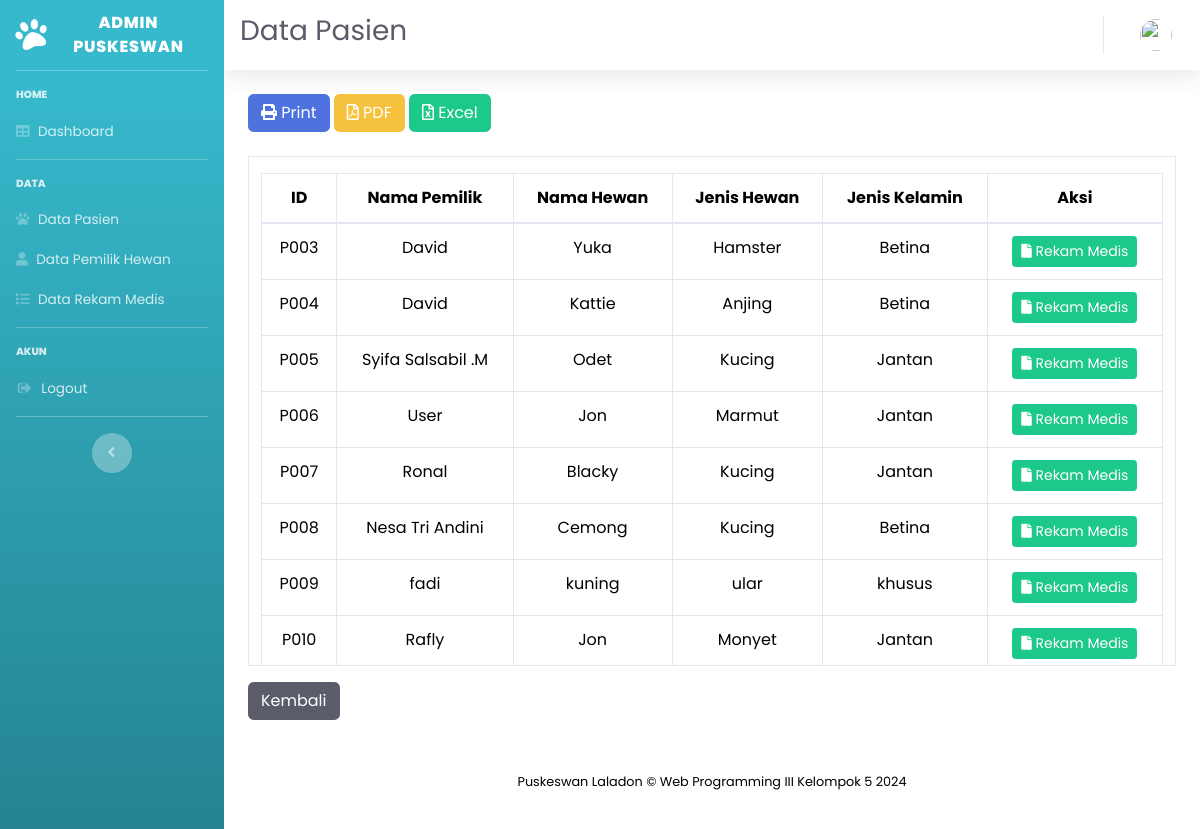
Screenshot of /index.php/admin/dataPasien with the database file from the repository.
### tables this page shows
CREATE TABLE `pasien` (
  `id_hewan` char(4) NOT NULL,
  `id_user` char(4) NOT NULL,
  `nama_hewan` varchar(128) NOT NULL,
  `jns_hewan` varchar(128) NOT NULL,
  `jns_klmn` varchar(11) NOT NULL
);

CREATE TABLE `user` (
  `id_user` char(4) NOT NULL,
  `nama` varchar(128) NOT NULL,
  `nik` varchar(20) NOT NULL,
  `alamat` text NOT NULL,
  `email` varchar(150) NOT NULL,
  `no_telp` varchar(15) NOT NULL,
  `password` varchar(256) NOT NULL,
  `image` varchar(128) NOT NULL
);

### application/controllers/Admin.php (called while the page is built, shortened)
<?php
class Admin extends CI_Controller
{
    public function __construct()
    {
        $this->load->library('form_validation');
        $this->load->model('ModelAdmin');
    }
    public function dataPasien()
    {
        $data['judul'] = 'Data Pasien';
        $data['admin'] = $this->ModelAdmin->cekData(['username' => $this->session->userdata('username')])->row_array();
        $data['pasien'] = $this->ModelPasien->tampil_data_pasien()->result_array();
        $this->load->view('temp/header', $data);
        $this->load->view('temp/sidebar_admin', $data);
        $this->load->view('temp/topbar-admin', $data);
        $this->load->view('admin/data-pasien', $data);
        $this->load->view('temp/footer');
    }
}

### index.php (called while the page is built, shortened)
<?php
require_once BASEPATH.'core/CodeIgniter.php';

### application/models/ModelPasien.php (called while the page is built, shortened)
<?php
class ModelPasien extends CI_Model
{
    public function tampil_data_pasien()
    {
        $query = $this->db->query("select pasien.*,
            user.nama
            from pasien
            inner join user on pasien.id_user=user.id_user");
        return $query;
    }
}

### application/views/admin/data-pasien.php (the view, shortened to what this page needs)
<div class="container-fluid">
    <div class="row">
        <div class="col-lg-12">
            <a href="<?= base_url('laporan/cetak_laporan_pasien'); ?>" class="btn btn-primary mb-3"><i class="fas fa-print"></i> Print</a>
            <a href="<?= base_url('laporan/pdf_laporan_pasien'); ?>" class="btn btn-warning mb-3"><i class="far fa-file-pdf"></i> PDF</a>
            <a href="<?= base_url('laporan/excel_laporan_pasien'); ?>" class="btn btn-success mb-3"><i class="far fa-file-excel"></i> Excel</a>
            <div class="table-responsive table-bordered col-12 mt-2" style="height:510px;">
                <table class="table mt-3">
                    <thead>
                        <tr class="text-center">
                            <th scope="col">ID</th>
                            <th scope="col">Nama Pemilik</th>
                            <th scope="col">Nama Hewan</th>
                            <th scope="col">Jenis Hewan</th>
                            <th scope="col">Jenis Kelamin</th>
                            <th scope="col">Aksi</th>
                        </tr>
                    </thead>
                    <tbody>
                        <?php $no = 1;
                        foreach ($pasien as $p) { ?>
                            <tr class="text-center">
                                <td scope="row"><?= $p['id_hewan']; ?></td>
                                <td><?= $p['nama']; ?></td>
                                <td><?= $p['nama_hewan']; ?></td>
                                <td><?= $p['jns_hewan']; ?></td>
                                <td><?= $p['jns_klmn']; ?></td>
                                <td>
                                <a href="<?= base_url('admin/tombolRM/').$p['id_hewan']; ?>" class="btn btn-success btn-sm"><i class="fas fa-file"></i> Rekam Medis</a>
                                </td>
                            </tr>
                        <?php $no++;} ?>
                    </tbody>
                </table>
            </div>
            <div class="form-group">
                <a href="<?= base_url('user/index') ?>">
                    <button type=button class="btn btn-dark"> Kembali</button>
                </a>
            </div>
        </div>
    </div>
</div>
</div>

### application/views/temp/header.php (shortened to what this page needs)
<!DOCTYPE html>
<html lang="en">
<head>
    <link href="<?= base_url('asset/'); ?>vendor/fontawesome-free/css/all.min.css" rel="stylesheet" type="text/css">
    <link href="<?= base_url('asset/'); ?>vendor/datatables/dataTables.bootstrap4.css" rel="stylesheet" type="text/css">
    <link rel="stylesheet" type="text/css" href="<?php echo base_url('asset/'); ?>bootstrap-5.3.2-dist/css/bootstrap.min.css">
    <link href="<?= base_url('asset/'); ?>css/sb-admin-2.css" rel="stylesheet">
    <link rel="stylesheet" href="<?php echo base_url('asset/'); ?>css/swiper-bundle.min.css">
    <link rel="stylesheet" type="text/css" href="<?php echo base_url('asset/'); ?>css/style.css">
</head>
<body id="page-top">
    <div id="wrapper" class="col-12">

### application/views/temp/sidebar_admin.php
<ul class="navbar-nav bg-gradient-info sidebar sidebar-dark accordion" id="accordionSidebar">
    <a class="sidebar-brand d-flex align-items-center justify-content-center" href="">
        <div class="sidebar-brand-icon rotate-n-15">
            <i class="fas fa-paw"></i>
        </div>
        <div class="sidebar-brand-text mx-3">Admin Puskeswan</div>
    </a>
    <hr class="sidebar-divider">
    <div class="sidebar-heading">Home</div>
    <li class="nav-item active">
        <li class="nav-item active">
            <li class="nav-item">
                <a class="nav-link pb-0" href="<?= base_url('admin/dashboard'); ?>">
                    <i class="fa fa-table"></i>
                    <span>Dashboard</span>
                </a>
            </li>
        </li>
    </li>
    <hr class="sidebar-divider mt-3">
    <div class="sidebar-heading">Data</div>
        <li class="nav-item">
            <a class="nav-link pb-0" href="<?= base_url('admin/dataPasien'); ?>">
                <i class="fas fa-paw"></i>
                <span>Data Pasien</span>
            </a>
        </li>
        <li class="nav-item">
            <a class="nav-link pb-0" href="<?= base_url('admin/dataUser'); ?>">
                <i class="fas fa-user"></i>
                <span>Data Pemilik Hewan</span>
            </a>
        </li>
        <li class="nav-item">
            <a class="nav-link pb-0" href="<?= base_url('admin/dataRM'); ?>">
                <i class="fas fa-list"></i>
                <span>Data Rekam Medis</span>
            </a>
        </li>
    <hr class="sidebar-divider mt-3">
    <div class="sidebar-heading">Akun</div>
    <li class="nav-item active">
        <li class="nav-item">
            <a class="nav-link pb-0" href="<?= base_url('autentifikasi/logout'); ?>" data-toggle="modal" data-target="#logoutModal">
                <i class="fa fa-fw fa-sign-out-alt"></i>
                <span>Logout</span></a>
        </li>
    </li>
    <hr class="sidebar-divider mt-3">
    <div class="text-center d-none d-md-inline">
        <button class="rounded-circle border-0" id="sidebarToggle"></button>
    </div>
</ul>

### application/views/temp/topbar-admin.php (shortened to what this page needs)
<div id="content-wrapper" class="d-flex flex-column">
    <div id="content">
        <nav class="navbar navbar-expand navbar-light bg-white topbar mb-4 static-top shadow">
            <h1 class="h3 mb-2 text-gray-800"><?= $judul; ?></h1>
            <ul class="navbar-nav ml-auto">
                <li class="nav-item dropdown no-arrow">
                    <a class="nav-link dropdown-toggle" href="#" id="userDropdown" role="button" data-toggle="dropdown" aria-haspopup="true" aria-expanded="false">
                        <img class="img-profile rounded-circle" src="<?= base_url('asset/img/profile/') . $admin['imageAdmin']; ?>">
                    </a>
                </li>
            </ul>
        </nav>

### application/views/temp/footer.php (shortened to what this page needs)
<footer class="sticky-footer bg-white">
        <div class="copyright text-center my-auto py-2">
            <span class="text-black">Puskeswan Laladon &copy; Web Programming III Kelompok 5 <?= date('Y'); ?></span>
        </div>
</footer>
</div>
</div>
</body>
</html>

### asset/css/style.css (style rules this page uses)
* { margin: 0; padding: 0; box-sizing: border-box; font-family: "poppins", sans-serif; }
body { min-height: 100vh; display: flex; align-items: center; justify-content: center; }
#wrapper { overflow-x: hidden; margin: 0px; padding: 0; min-width: 100%; }
nav { background-color: black; box-shadow: 0 0 5px 0.2px #7d6f58; }
.nav-link, .navbar-brand { color: white; }
footer { background-color: #1d1b1ab0; color: #ffffff; }

### rows the page displays
pasien: id_hewan "P003", id_user.nama "David", nama_hewan "Yuka", jns_hewan "Hamster", jns_klmn "Betina"
pasien: id_hewan "P004", id_user.nama "David", nama_hewan "Kattie", jns_hewan "Anjing", jns_klmn "Betina"
pasien: id_hewan "P005", id_user.nama "Syifa Salsabil .M", nama_hewan "Odet", jns_hewan "Kucing", jns_klmn "Jantan"
pasien: id_hewan "P006", id_user.nama "User", nama_hewan "Jon", jns_hewan "Marmut", jns_klmn "Jantan"
pasien: id_hewan "P007", id_user.nama "Ronal", nama_hewan "Blacky", jns_hewan "Kucing", jns_klmn "Jantan"
pasien: id_hewan "P008", id_user.nama "Nesa Tri Andini", nama_hewan "Cemong", jns_hewan "Kucing", jns_klmn "Betina"
pasien: id_hewan "P009", id_user.nama "fadi", nama_hewan "kuning", jns_hewan "ular", jns_klmn "khusus"
pasien: id_hewan "P010", id_user.nama "Rafly", nama_hewan "Jon", jns_hewan "Monyet", jns_klmn "Jantan"

### other values shown
$judul "Data Pasien"
